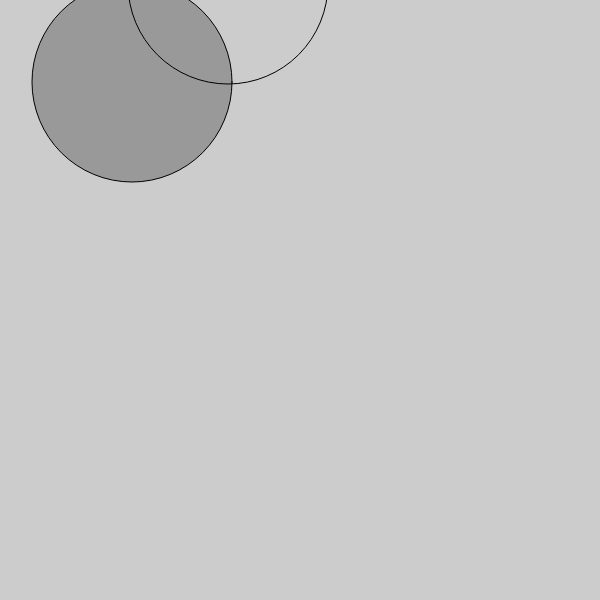
Frame 1 (no input)
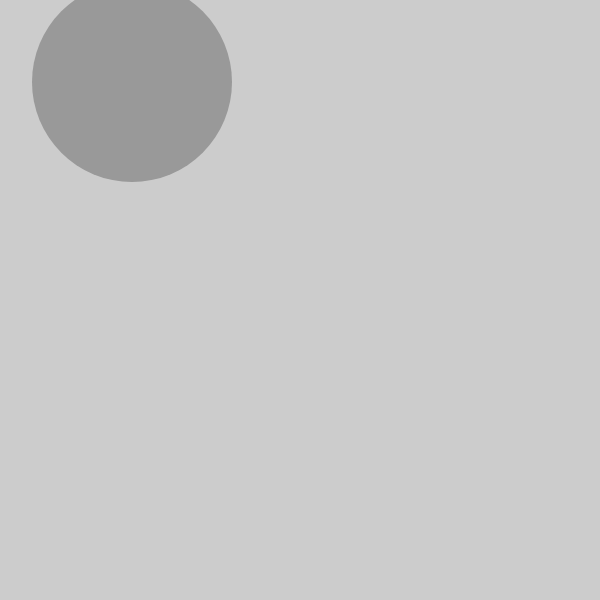
Frame 60 (no input)
Frame 120 (the mouse pressed at the canvas centre since frame 60): identical to frame 60, image omitted

The p5.js sketch that drew these frames (run headless with seeded random() and noise() and a simulated clock; from frame 60 on, the mouse is pressed at the canvas centre):

// p5.js sketch
// ── sketch.js
/*
note: 

if you want a shape to be drawn on top of all other shapes, it need to follow the others in the code

*/


function setup() {
  createCanvas(600, 600);
}

function draw() {
  background(204);              //Black 
  fill(153);                  // Light Gray 
  ellipse(132, 82, 200, 200); // Light Gray 
  
  noFill();                  //Turn off fill 
  ellipse(228, -16, 200, 200); //Outline circle
  
  noStroke();                  //Turn off stroke
  ellipse(268, 118, 200, 200); //Dosen't draw
}
